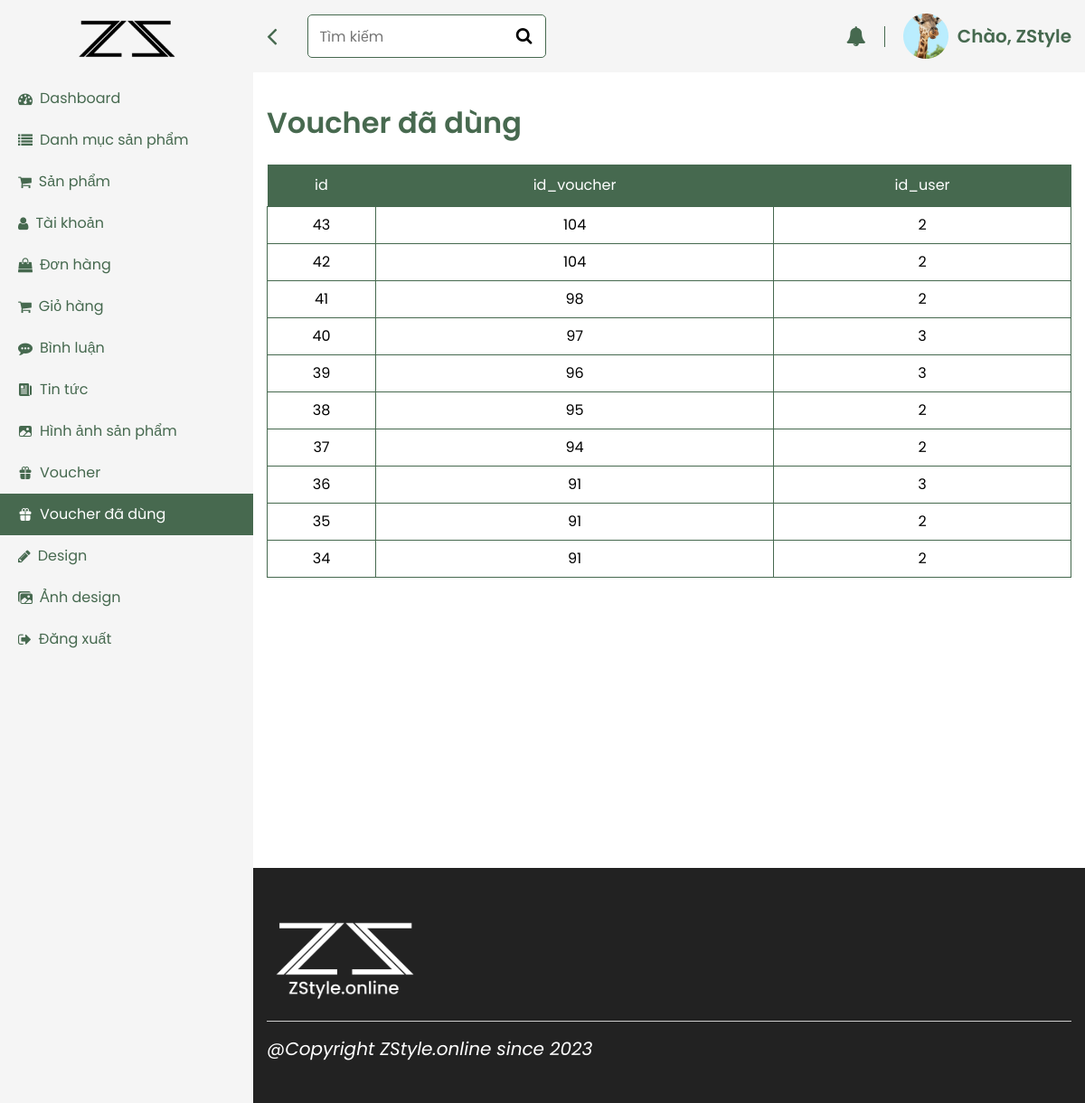
The app's page /view/admin/index.php?pg=dadung_voucher (signed in) with its own data.
### tables this page shows
CREATE TABLE `dadung_voucher` (
  `id` int(11) NOT NULL,
  `id_voucher` int(6) NOT NULL,
  `id_user` int(6) NOT NULL
);

### model/connectdb.php (called while the page is built, shortened)
<?php
function pdo_get_connection(){
   $dburl = "mysql:host=localhost;dbname=zstyle;charset=utf8";
   $username = 'root';
   $password = '';
   $conn = new PDO($dburl, $username, $password);
   $conn->setAttribute(PDO::ATTR_ERRMODE, PDO::ERRMODE_EXCEPTION);
   return $conn;
}
function pdo_query($sql){
   $sql_args = array_slice(func_get_args(), 1);
   try{
       $conn = pdo_get_connection();
       $stmt = $conn->prepare($sql);
       $stmt->execute($sql_args);
       $rows = $stmt->fetchAll();
       return $rows;
   }
   catch(PDOException $e){
       throw $e;
   }
   finally{
       unset($conn);
   }
}
?>

### model/giamgia.php (called while the page is built, shortened)
<?php
     function get_voucher_id(){
        $sql = "SELECT * FROM dadung_voucher order by id desc";
        return pdo_query($sql);
     }
?>

### view/admin/dadung_voucher.php (the view, shortened to what this page needs)
<?php
    $html_voucher='';
    foreach ($dadung_voucher as $voucher) {
        extract($voucher);
        $html_voucher.='<tr>
        <td>'.$id.'</td>
        <td>'.$id_user.'</td>
        <td>'.$id_voucher.'</td>
        </tr>
        ';
    }
?>
<div class="main">
        <div class="header-main">
          <div class="header-left">
            <div class="header-bar">
              <i class="fa fa-angle-left icon-bar" aria-hidden="true"></i>
            </div>
            <form action="" class="header-form">
              <div class="header-input">
                <input type="text" placeholder="Tìm kiếm " />
                <div class="header-input-icon">
                  <i class="fa fa-search" aria-hidden="true"></i>
                </div>
              </div>
            </form>
          </div>
          <div class="header-right">
            <div class="header-bell">
              <i class="fa fa-bell" aria-hidden="true"></i>
            </div>
            <div class="header-auth">
              <div class="header-avatar">
                <img src="../layout/assets/images/avatar.png" alt="" />
              </div>
              <div class="header-name">Chào, ZStyle</div>
            </div>
          </div>
        </div>
        <div class="dashboard">
          <div class="container">
<div class="dashboard-content" data-tab="11">
  <div class="dashboard-heading">
    <h2 class="title-primary">Voucher đã dùng</h2>
  </div>
    <table class="product">
    <thead>
      <tr>
      <th>id</th>
        <th>id_voucher</th>
        <th>id_user</th>
      </tr>
    </thead>
    <tbody>
        <?=$html_voucher?>
    </tbody>
  </table>  </div>

### view/layout/assets/css/admin.css (style rules this page uses)
*, *:before, *:after { box-sizing: border-box; }
* { margin: 0; padding: 0; font: inherit; list-style: none; text-decoration: none; }
:root { --primary-color: #47694f; --white: #ffffff; --bg: #799881; --font: "Poppins", sans-serif; --black: #000; --text-heading: #46694f; --bg-footer: #222222; --red: #f00; --hover: #80b885; }
img, picture, svg, video { display: block; max-width: 100%; }
input, select, textarea { background-color: transparent; outline: none; }
body { min-height: 100vh; font-weight: 400; font-size: 16px; line-height: 1; font-family: var(--font); font-size: 16px; }
.container { max-width: 1330px; margin: 0 auto; padding: 0 15px; }
.header-main { display: flex; justify-content: space-between; align-items: center; }
.header-left { display: flex; justify-content: space-between; align-items: center; gap: 34px; }
.header-form { margin-right: 180px; width: 280px; padding-right: 16px; }
.header-input { position: relative; }
.header-input input { width: 100%; height: 48px; border-radius: 5px; border: 1px solid #46694f; padding: 6px 48px 6px 12px; background-color: var(--white); }
.header-input-icon { position: absolute; right: 0; top: 0; padding-right: 16px; font-size: 19px; line-height: 48px; }
.header-bar { cursor: pointer; font-size: 32px; color: var(--text-heading); }
.header-right { display: flex; justify-content: space-between; align-items: center; gap: 20px; }
.header-bell { color: var(--text-heading); padding-right: 20px; font-size: 22px; border-right: 1px solid var(--text-heading); }
.header-auth { display: flex; gap: 10px; align-items: center; }
.header-name { color: var(--text-heading); font-size: 20px; font-weight: 600; }
.dashboard { position: relative; padding: 40px 0; }
.main { position: absolute; width: calc(100% - 280px); left: 280px; min-height: 100vh; transition: 0.2s linear; }
.header-main { background-color: #f5f5f5; padding: 15px; }
.dashboard-content { min-height: 100vh; }
.dashboard-heading { display: flex; justify-content: space-between; align-items: center; }
.title-primary { font-size: 32px; color: var(--primary-color); font-weight: 600; }
.product { width: 100%; border-collapse: collapse; caption-side: bottom; margin-top: 30px; }
.product thead tr th { padding: 15px; color: var(--white); background-color: var(--text-heading); text-align: left; border: #000; text-align: center; }
.product thead tr th:nth-child(1) { width: 120px; }
.product tbody tr td { padding: 12px; text-align: center; border: 1px solid var(--text-heading); }

### records on screen
dadung_voucher: id "43", id_user "104", id_voucher "2"
dadung_voucher: id "42", id_user "104", id_voucher "2"
dadung_voucher: id "41", id_user "98", id_voucher "2"
dadung_voucher: id "40", id_user "97", id_voucher "3"
dadung_voucher: id "39", id_user "96", id_voucher "3"
dadung_voucher: id "38", id_user "95", id_voucher "2"
dadung_voucher: id "37", id_user "94", id_voucher "2"
dadung_voucher: id "36", id_user "91", id_voucher "3"
dadung_voucher: id "35", id_user "91", id_voucher "2"
dadung_voucher: id "34", id_user "91", id_voucher "2"
